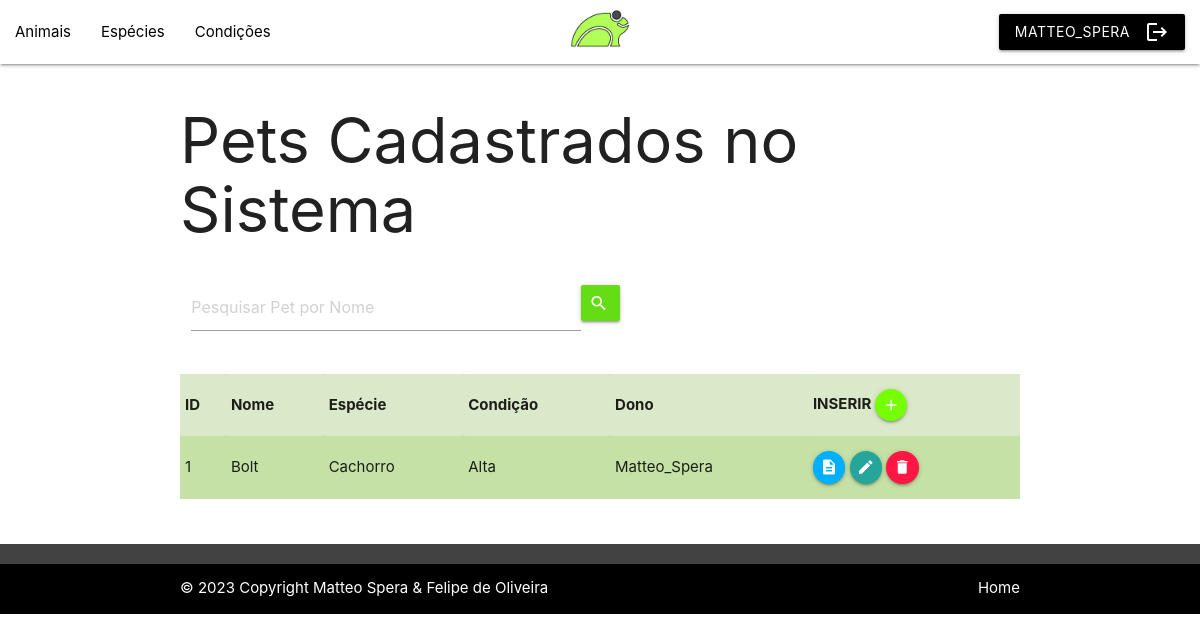
The page /VIEW/Animal/lstAnimal.php?busca=Bolt (signed in) on the database its author committed.
### tables this page shows
CREATE TABLE `animal` (
  `id` int(11) NOT NULL,
  `nome` varchar(35) NOT NULL,
  `especie` int(2) NOT NULL,
  `condicao` int(2) NOT NULL,
  `dono` int(11) NOT NULL
);

CREATE TABLE `especie` (
  `id` int(11) NOT NULL,
  `descricao` varchar(35) NOT NULL,
  `quantidade` int(3) NOT NULL
);

CREATE TABLE `condicao` (
  `id` int(11) NOT NULL,
  `descricao` varchar(35) NOT NULL,
  `quantidade` int(3) NOT NULL
);

CREATE TABLE `usuario` (
  `id` int(11) NOT NULL,
  `username` varchar(20) NOT NULL,
  `senha` varchar(64) NOT NULL,
  `email` varchar(50) NOT NULL
);

### DAL/dalAnimal.php (called while the page is built, shortened)
<?php
    include_once $_SERVER['DOCUMENT_ROOT'].'/ClinicaBichoFeliz/MODEL/Animal.php';
    class dalAnimal{
        public function SearchNome(string $bsc)
        {
            $sql = "select * from animal WHERE nome like  '%" . $bsc .  "%' order by nome;";
            $pdo = Conexao::conectar();
            $result = $pdo->query($sql);
            $lstAnimal = array();
            foreach($result as $linha){
                $animal = new \MODEL\Animal();
                $animal->setId($linha['id']);
                $animal->setNome($linha['nome']);
                $animal->setEspecie($linha['especie']);
                $animal->setCondicao($linha['condicao']);
                $animal->setDono($linha['dono']);
                $lstAnimal[] = $animal;
            }
            return $lstAnimal;
        }
    }
?>

### BLL/bllAnimal.php (called while the page is built, shortened)
<?php
    include_once $_SERVER['DOCUMENT_ROOT'].'/ClinicaBichoFeliz/DAL/dalAnimal.php';
    require_once $_SERVER['DOCUMENT_ROOT'].'/ClinicaBichoFeliz/MODEL/Animal.php';
    class bllAnimal
    {
        public function SearchNome(string $bsc)
        {
            $dal = new \DAL\dalAnimal;
            return $dal->SearchNome($bsc);
        }
    }

### MODEL/Animal.php (called while the page is built, shortened)
<?php
class Animal {
    private ?int $id;
    private ?string $nome;
    public function getId(){
        return $this->id;
    }
    public function setId(int $id){
        $this->id = $id;
    }
    public function getNome(){
        return $this->nome;
    }
    public function setNome(string $nome){
        $this->nome = $nome;
    }
}
?>

### DAL/dalEspecie.php (called while the page is built, shortened)
<?php
    include_once $_SERVER['DOCUMENT_ROOT'].'/ClinicaBichoFeliz/MODEL/Especie.php';
    class dalEspecie
    {
        public function SelectId(int $id)
        {
            $sql = "select * from especie where id=?";
            $pdo = Conexao::conectar();
            $query = $pdo->prepare($sql);
            $query->execute(array($id));
            $linha = $query->fetch(\PDO::FETCH_ASSOC);
            if ($linha != null)
            {
                $especie = new \MODEL\Especie();
                $especie->setId($id);
                $especie->setDescricao($linha['descricao']);
                $especie->setQuantidade($linha['quantidade']);
            } else return null;
            return $especie;
        }
    }
?>

### BLL/bllEspecie.php (called while the page is built, shortened)
<?php
    include_once $_SERVER['DOCUMENT_ROOT'].'/ClinicaBichoFeliz/DAL/dalEspecie.php';
    require_once $_SERVER['DOCUMENT_ROOT'].'/ClinicaBichoFeliz/MODEL/Especie.php';
    class bllEspecie
    {
        public function SelectId(int $id)
        {
            $dal = new \DAL\dalEspecie();
            return $dal->SelectId($id);
        }
    }
?>

### MODEL/Especie.php (called while the page is built, shortened)
<?php
class Especie
{
    private ?string $descricao;
    public function getDescricao(){
        return $this->descricao;
    }
    public function setDescricao(string $descricao){
        $this->descricao = $descricao;
    }
}
?>

### DAL/dalCondicao.php (called while the page is built, shortened)
<?php
    include_once $_SERVER['DOCUMENT_ROOT'].'/ClinicaBichoFeliz/MODEL/Condicao.php';
    class dalCondicao
    {
        public function SelectId(int $id)
        {
            $sql = "select * from condicao where id=?";
            $pdo = Conexao::conectar();
            $query = $pdo->prepare($sql);
            $query->execute(array($id));
            $linha = $query->fetch(\PDO::FETCH_ASSOC);
            if ($linha != null)
            {
                $condicao = new \MODEL\Condicao();
                $condicao->setId($id);
                $condicao->setDescricao($linha['descricao']);
                $condicao->setQuantidade($linha['quantidade']);
            } else return null;
            return $condicao;
        }
    }
?>

### BLL/bllCondicao.php (called while the page is built, shortened)
<?php
    include_once $_SERVER['DOCUMENT_ROOT'].'/ClinicaBichoFeliz/DAL/dalCondicao.php';
    require_once $_SERVER['DOCUMENT_ROOT'].'/ClinicaBichoFeliz/MODEL/Condicao.php';
    class bllCondicao
    {
        public function SelectId(int $id)
        {
            $dal = new \DAL\dalCondicao();
            return $dal->SelectId($id);
        }
    }
?>

### MODEL/Condicao.php (called while the page is built, shortened)
<?php
class Condicao
{
    private ?string $descricao;
    public function getDescricao(){
        return $this->descricao;
    }
    public function setDescricao(string $descricao){
        $this->descricao = $descricao;
    }
}
?>

### DAL/dalUsuario.php (called while the page is built, shortened)
<?php
    include_once $_SERVER['DOCUMENT_ROOT'].'/ClinicaBichoFeliz/MODEL/Usuario.php';
    class dalUsuario{
        public function SelectId(int $id){
            $sql = "select * from usuario where id=?;";
            $pdo = Conexao::conectar();
            $query = $pdo->prepare($sql);
            $query->execute(array($id));
            $linha = $query->fetch(\PDO::FETCH_ASSOC);
            $usuario = new \MODEL\Usuario();
            if ($linha != null)
            {
                $usuario->setId($linha['id']);
                $usuario->setUsername($linha['username']);
                $usuario->setSenha($linha['senha']);
                $usuario->setEmail($linha['email']);
            } else return null;
            return $usuario;
        }
    }
?>

### BLL/bllUsuario.php (called while the page is built, shortened)
<?php
    include_once $_SERVER['DOCUMENT_ROOT'].'/ClinicaBichoFeliz/DAL/dalUsuario.php';
    include_once $_SERVER['DOCUMENT_ROOT'].'/ClinicaBichoFeliz/MODEL/Usuario.php';
    class bllUsuario {
        public function SelectId (int $id){
            $dal = new \DAL\dalUsuario;
            return $dal->SelectId($id);
        }
    }

### MODEL/Usuario.php (called while the page is built, shortened)
<?php
class Usuario {
    private ?string $username;
    public function getUsername(){
        return $this->username;
    }
    public function setUsername(string $username){
        $this->username = $username;
    }
}

### VIEW/animal/lstAnimal.php (the view, shortened to what this page needs)
<?php
    include_once $_SERVER['DOCUMENT_ROOT'].'/ClinicaBichoFeliz/BLL/bllAnimal.php';
    include_once $_SERVER['DOCUMENT_ROOT'].'/ClinicaBichoFeliz/BLL/bllEspecie.php';
    include_once $_SERVER['DOCUMENT_ROOT'].'/ClinicaBichoFeliz/BLL/bllCondicao.php';
    include_once $_SERVER['DOCUMENT_ROOT'].'/ClinicaBichoFeliz/BLL/bllUsuario.php';
    if (isset($_GET['busca']))
        $busca = $_GET['busca'];
    else $busca = null;
    $bll = new \BLL\bllAnimal();
    if ($busca == null) $lstAnimal = $bll->Select();
    else $lstAnimal = $bll->searchNome($busca);
    $bllEspecie = new \BLL\bllEspecie;
    $bllCondicao = new \BLL\bllCondicao;
    $bllUsuario = new \BLL\bllUsuario;
?>
<!DOCTYPE html>
<html lang="pt-BR">
<head>
    <link rel="stylesheet" href="https://cdnjs.cloudflare.com/ajax/libs/materialize/1.0.0/css/materialize.min.css">
</head>
<body>
    <?php include_once $_SERVER['DOCUMENT_ROOT'].'/ClinicaBichoFeliz/VIEW/menu.php'; ?>
    <div class="container">
        <h1>Pets Cadastrados no Sistema</h1>
        <div class="row">
            <div class="input-field">
                <form action="lstAnimal.php" method="GET" id="formBuscaAnimal">
                    <div class="input-field col s7">
                        <input type="text" placeholder="Pesquisar Pet por Nome" class="form-control col s10" id="txtBusca" name="busca">
                        <button class="btn waves-effect waves-light col m1 light-green accent-4" type="submit" name="action">
                        <i class="material-icons right">search</i></button>
                    </div>
                </form>
            </div>
        </div>
        <table class="striped light-green lighten-3">
            <?php
                if (!empty($lstAnimal))
                {
                    echo
                    '<tr>
                        <th>ID</th>
                        <th>Nome</th>
                        <th>Espécie</th>
                        <th>Condição</th>
                        <th>Dono</th>
                        <th>INSERIR <a class="btn-floating btn-small waves-effect waves-light light-green accent-3" href="insAnimal.php"><i class="material-icons">add</i></a></th>
                    </tr>'
                    ;
                } else echo '<h5>Nenhum animal que corresponda à busca foi encontrado.</h5>';
            ?>
            <?php
            foreach($lstAnimal as $animal){
                $especie = $bllEspecie->SelectId($animal->getEspecie()) ;
                $condicao = $bllCondicao->SelectId($animal->getCondicao()) ;
                $usuario = $bllUsuario->SelectId($animal->getDono()) ;
            ?>
                <tr>
                    <td><?php echo $animal->getId(); ?></td>
                    <td><?php echo $animal->getNome(); ?></td>
                    <td><?php echo $especie->getDescricao(); ?></td>
                    <td><?php echo $condicao->getDescricao(); ?></td>
                    <td><?php echo $usuario->getUsername(); ?></td>
                    <td>
                        <a class="btn-floating btn-small waves-effect waves-light light-blue accent-3" onclick="JavaScript:location.href='detAnimal.php?id='+<?php echo $animal->getId();?>"><i class="material-icons">description</i></a>
                        <a class="btn-floating btn-small waves-effect waves-light light-orange accent-3" onclick="JavaScript:location.href='edtAnimal.php?id='+<?php echo $animal->getId();?>"><i class="material-icons">edit</i></a>
                        <a class="btn-floating btn-small waves-effect waves-light red accent-3" onclick="JavaScript:remover(<?php echo $animal->getId();?>, '<?php echo $animal->getNome();?>')"><i class="material-icons">delete</i></a>
                    </td>
                </tr>
            <?php
            }
            ?>
        </table>
    </div>
    <br><br>
    <?php include_once $_SERVER['DOCUMENT_ROOT'].'/ClinicaBichoFeliz/VIEW/footer.php'; ?>
</body>
</html>

### rows shown on the page
animal: id "1", nome "Bolt", especie.descricao "Cachorro", condicao.descricao "Alta", usuario.username "Matteo_Spera"

### other values the page prints
$usuario "MATTEO_SPERA"
